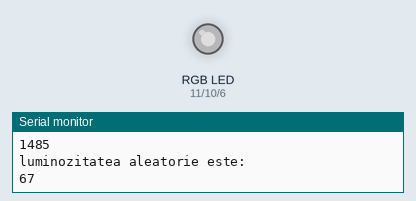
A sketch run on a simulated Arduino Uno, built with avr-gcc and run on an emulated ATmega328P. Shown: an RGB LED mixed from three pins (HIGH = lit), the last lines printed to the serial monitor. Dim RGB values are drawn brighter than linear; random numbers use the default seed unless the sketch sets one.

Above: at 0.1 s.
At 8.1 s:
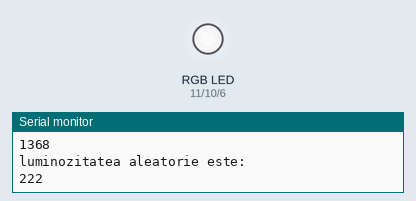
At 11.8 s:
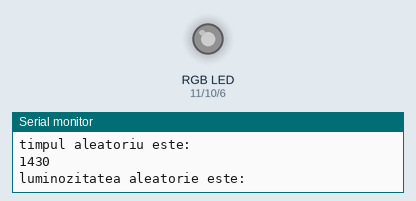
At 35.3 s:
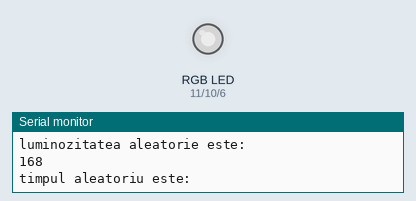
Timing chart, 0 to 40.0 s (numbered marks = the images above):
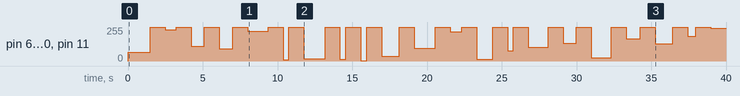

Measured:
- by itself, pin 6 (Bluepin), pin 10 (Greenpin), pin 11 (Redpin): 0/255 → 67/255 at 0.00 s, → 255/255 1.5 s later, → 234/255 1.0 s later, → 255/255 0.74 s later, … (41 changes in this stretch)

The sketch:

generator_de_nr.ino
```cpp
int Redpin=11;
int Greenpin=10;
int Bluepin=6;
long brightness;
long Timer;
int deadTime=1000;
void setup() {
 Serial.begin (9600);
randomSeed(analogRead(A0));
}
 void loop() {
  long RandomNR;
  Serial.println ("timpul aleatoriu este: ");
                                                //generatoarele de nr aleatoare
     Timer=random(301,1501);      //modifica aceste valori pentru a modifica intervalul de timp
    RandomNR=random(0,256);             //modifica aceste valori pentru a modifica intensitarea luminoasa


 Serial.println(Timer);
 Serial.println("luminozitatea aleatorie este: ");
 Serial.println(RandomNR);
 if(RandomNR>20||RandomNR<256){

   brightness=RandomNR;
   analogWrite (Redpin, brightness);
  analogWrite (Greenpin,brightness);
  analogWrite (Bluepin,brightness);

 }
 delay(Timer);
 analogWrite (Redpin, 255);
  analogWrite (Greenpin,255);
  analogWrite (Bluepin,255);
  delay(deadTime);
 }
```
